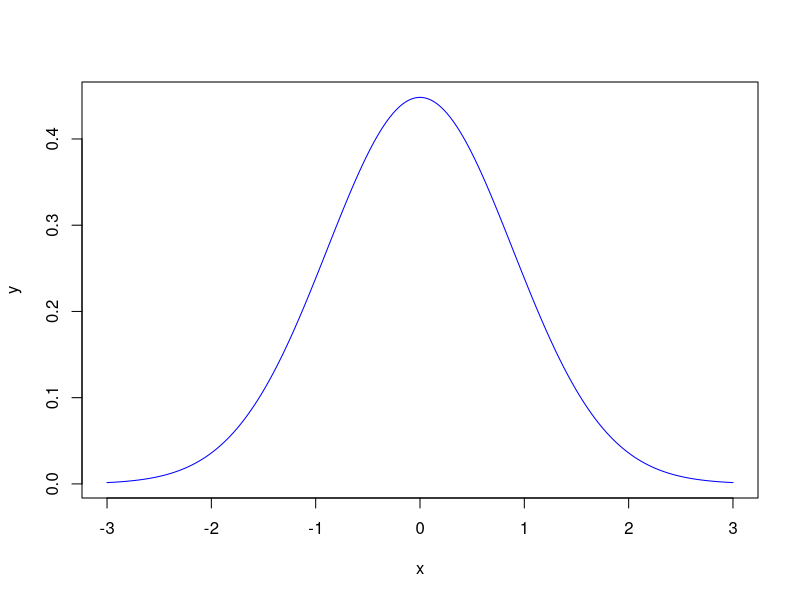

Reproduce this figure in R.
## ---- chunk 1
mu = 0
mean=-0.545
s = 8.887
n = 200
se = s/(sqrt(n))
z = (mean - mu)/se
pvalue=pnorm(z) * 2
c(se, z, pvalue)
## ---- chunk 2
z=qnorm((1 - .95)/2)
ci1 = mean - z*se
ci2 = mean + z*se
c(se, z, ci1, ci2) 

## ---- chunk 3
x1 = 41.8
x2 = 39.4
s1 = 15.14
s2=15.12
n1=505
n2=667
z=1.96
me = z*sqrt(s1^2/n1 + s2^2/n2)
(x1 -x2) - me
(x1 -x2) + me
## ---- chunk 4
x=seq(-3,3,length=200)
y=dnorm(x,mean=0,sd=0.89)
plot(x,y,type="l",lwd=1,col="blue")
